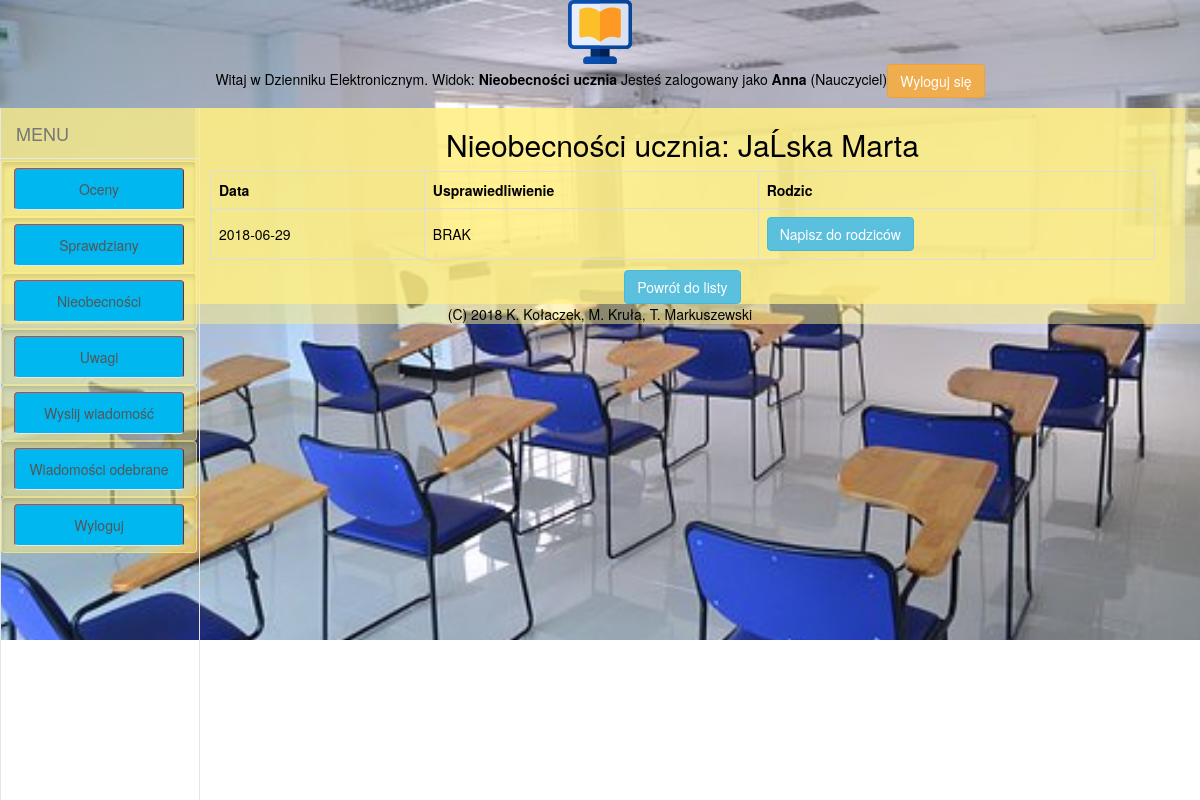
/projekt/lista_nieob.php?id_u=18&id_k=1 (signed in), run on the app's committed database.
### tables this page shows
CREATE TABLE `uzytkownicy` (
  `id_uzytkownika` int(11) NOT NULL,
  `typ` int(3) NOT NULL,
  `imie` varchar(20) NOT NULL,
  `nazwisko` varchar(30) NOT NULL,
  `telefon` varchar(14) DEFAULT NULL,
  `email` varchar(255) NOT NULL,
  `haslo` varchar(255) NOT NULL,
  `id_klasy` int(11) DEFAULT NULL
);

CREATE TABLE `nieobecnosci` (
  `id_nieobecnosci` int(11) NOT NULL,
  `id_ucznia` int(11) NOT NULL,
  `id_rodzica` int(11) DEFAULT NULL,
  `data` date NOT NULL,
  `usprawiedliwiona` tinyint(1) NOT NULL,
  `usprawiedliwienie` text NOT NULL
);

### projekt/lista_nieob.php (the view, shortened to what this page needs)
<?php
require_once 'skrypty/menu.php';
require_once 'include/funkcje.php';
$TRESC='';
$powrot="n_nieob.php";
$id_ucznia=$_GET['id_u'];
try {
    $pdo = new PDO("$DBEngine:host=$DBServer;dbname=$DBName", $DBUser, $DBPass);
    $pdo->setAttribute(PDO::ATTR_ERRMODE, PDO::ERRMODE_EXCEPTION);
    $uczen=getUzytkownikInfo($pdo, $id_ucznia);
    $TRESC.='<h2>Nieobecności ucznia: '.$uczen['nazwisko'].' '.$uczen['imie'].'</h2>';
    $TRESC.=genListaNieobUczniaNauczyciel($pdo, $id_ucznia,$powrot);
    }
catch(PDOException $e)
{
    $TRESC.= "Nie można pobrać danych z bazy";
}
$TRESC.='<a class="btn btn-info" href="n_nieob.php">Powrót do listy</a>';
require_once 'szablony/witryna.php';
?>

### projekt/include/funkcje.php (shortened to what this page needs)
<?php
function getUzytkownikInfo ($pdo,$id_uzytkownika){
    $stmt = $pdo->prepare('SELECT imie, nazwisko, typ, telefon,email, haslo, id_klasy
                                       FROM uzytkownicy WHERE id_uzytkownika=:id;'
        );
    $stmt->bindValue(':id',$id_uzytkownika,PDO::PARAM_INT);
    $stmt->execute();
    $dane=$stmt->fetch();
    return $dane;
}
function genListaNieobUczniaNauczyciel($pdo,$id_ucznia,$powrot){
    $returnedHTML='';
    $stmt = $pdo->prepare ('SELECT data, usprawiedliwiona, id_nieobecnosci, usprawiedliwienie, id_rodzica
                            FROM nieobecnosci
                            WHERE id_ucznia = :id_u
                            ORDER by data DESC
                            ');
    $stmt->bindValue (':id_u', $id_ucznia, PDO::PARAM_INT);
    $stmt->execute();
    foreach ($stmt as $row){
        $returnedHTML.='<p><table class="responsive">';
        $returnedHTML.='<tr><th>Data</th><th>Usprawiedliwienie</th><th>Rodzic</th></tr>';
        $returnedHTML.='<tr><td>'.$row['data'].'</td>';
        if ($row['usprawiedliwiona']==0){
            $returnedHTML.='<td>BRAK</td><td><a class="btn btn-info" href="wyslij_rd.php?id_u='.$id_ucznia.
                '&amp;p='.$powrot.'">Napisz do rodziców</a></td></tr>';
        }
        else{
            $rodzic=getUzytkownikInfo($pdo, $row ['id_rodzica']);
            $skrot=substr($rodzic['imie'],0,1);
            $returnedHTML.='<td>'.$row['usprawiedliwienie'].'</td><td>'.$skrot.'. '.$rodzic['nazwisko'].'</td></tr>';
        }
        $returnedHTML.='</table>';
        $returnedHTML.='</p>';
    }
    return $returnedHTML;
}
?>

### projekt/styles/style.css (style rules this page uses)
html, body { width: 100%; background-color: #ffffff; color: #000; margin: 0; padding: 0; text-align: center; }
table { border-collapse: collapse; width: 100%; table-layout :auto; }
td, th { border: 1px solid #dddddd; text-align: left; padding: 8px; }
tr:nth-child(even) { background-color: #ffffff000; }

### projekt/szablony/witryna.php (style rules this page uses)
body { height:640px; background: url("./img/school-2648668__340.jpg") no-repeat; background-position: center center; background-size: 100% ; z-index: 1; }

### data on the page
uzytkownicy: nazwisko "JaĹska", imie "Marta"
nieobecnosci: data "2018-06-29"

### other printed values
$LOKALIZACJA "Nieobecności ucznia"
$_SESSION['username'] "Anna"
$_SESSION['usertype'] "Nauczyciel"
$napis "Oceny"
$napis "Sprawdziany"
$napis "Nieobecności"
$napis "Uwagi"
$napis "Wyslij wiadomość"
$napis "Wiadomości odebrane"
$napis "Wyloguj"
$COPYRIGHT "(C) 2018 K. Kołaczek, M. Kruła, T. Markuszewski"
